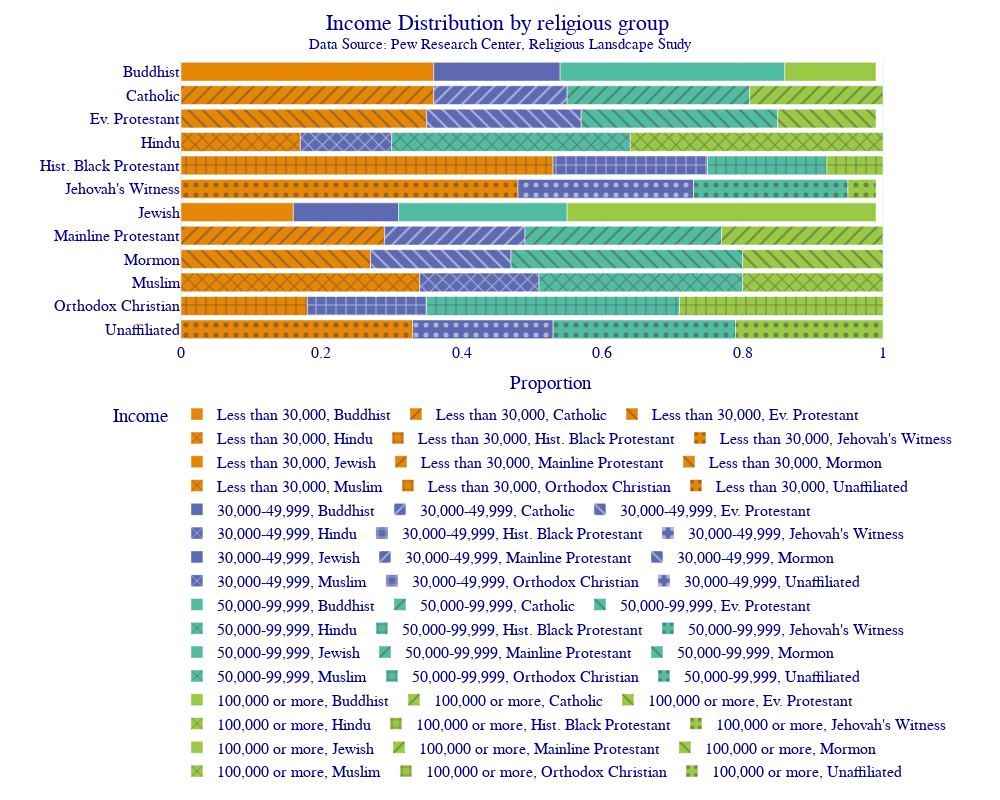

The cell this chart's notebook holds for it:
### Markdown cell above
## Exercise 1

Make your own version of the plot above. Here are some changes you should try:

* Change the font family - some common fonts to try:
  
        ["Arial",
        "Balto",
        "Courier New",
        "Droid Sans",
        "Droid Serif",
        "Droid Sans Mono",
        "Gravitas One",
        "Old Standard TT",
        "Open Sans",
        "Overpass",
        "PT Sans Narrow",
        "Raleway",
        "Times New Roman"]

* Move the legend to somewhere else.

* Change the template and the color.

* Advanced - look up how you can change the pattern_shape or pattern_shape_sequence.

### Code cell
fig = px.bar(DF_new,
             y='religion',
             x='proportion',
             color='income',
             pattern_shape = "religion",
             color_discrete_sequence=px.colors.qualitative.Vivid,
             category_orders={'income' : ['Less than 30,000', '30,000-49,999', '50,000-99,999', '100,000 or more']})

fig.update_layout(template="plotly_white",
                  title='Income Distribution by religious group <br><sup>Data Source: Pew Research Center, Religious Lansdcape Study</sup>',
                  title_x=0.5,
                  yaxis={'categoryorder': 'category descending'},
                  xaxis_title="Proportion",
                  yaxis_title="",
                  legend_title='Income',
                  legend={'orientation':"h",'yanchor':"top",'y':-0.2, 'xanchor':"right",'x':1.05},
                  font={'family':"Comic Sans, monospace",'size':16,'color':"Darkblue"},
                  autosize=False,
                  width=1000,
                  height=800)

fig.show()

### Figure 1 — Plotly figure (JSON) as saved in the notebook; plotly's stock layout.template omitted (floating-point values rounded to 4 significant figures)
{"data": [{"hovertemplate": "income=Less than 30,000<br>religion=%{y}<br>proportion=%{x}<extra></extra>", "legendgroup": "Less than 30,000, Buddhist", "marker": {"color": "rgb(229, 134, 6)", "pattern": {"shape": ""}}, "name": "Less than 30,000, Buddhist", "orientation": "h", "showlegend": true, "textposition": "auto", "type": "bar", "x": [0.36], "xaxis": "x", "y": ["Buddhist"], "yaxis": "y"}, {"hovertemplate": "income=Less than 30,000<br>religion=%{y}<br>proportion=%{x}<extra></extra>", "legendgroup": "Less than 30,000, Catholic", "marker": {"color": "rgb(229, 134, 6)", "pattern": {"shape": "/"}}, "name": "Less than 30,000, Catholic", "orientation": "h", "showlegend": true, "textposition": "auto", "type": "bar", "x": [0.36], "xaxis": "x", "y": ["Catholic"], "yaxis": "y"}, {"hovertemplate": "income=Less than 30,000<br>religion=%{y}<br>proportion=%{x}<extra></extra>", "legendgroup": "Less than 30,000, Ev. Protestant", "marker": {"color": "rgb(229, 134, 6)", "pattern": {"shape": "\\"}}, "name": "Less than 30,000, Ev. Protestant", "orientation": "h", "showlegend": true, "textposition": "auto", "type": "bar", "x": [0.35], "xaxis": "x", "y": ["Ev. Protestant"], "yaxis": "y"}, {"hovertemplate": "income=Less than 30,000<br>religion=%{y}<br>proportion=%{x}<extra></extra>", "legendgroup": "Less than 30,000, Hindu", "marker": {"color": "rgb(229, 134, 6)", "pattern": {"shape": "x"}}, "name": "Less than 30,000, Hindu", "orientation": "h", "showlegend": true, "textposition": "auto", "type": "bar", "x": [0.17], "xaxis": "x", "y": ["Hindu"], "yaxis": "y"}, {"hovertemplate": "income=Less than 30,000<br>religion=%{y}<br>proportion=%{x}<extra></extra>", "legendgroup": "Less than 30,000, Hist. Black Protestant", "marker": {"color": "rgb(229, 134, 6)", "pattern": {"shape": "+"}}, "name": "Less than 30,000, Hist. Black Protestant", "orientation": "h", "showlegend": true, "textposition": "auto", "type": "bar", "x": [0.53], "xaxis": "x", "y": ["Hist. Black Protestant"], "yaxis": "y"}, {"hovertemplate": "income=Less than 30,000<br>religion=%{y}<br>proportion=%{x}<extra></extra>", "legendgroup": "Less than 30,000, Jehovah's Witness", "marker": {"color": "rgb(229, 134, 6)", "pattern": {"shape": "."}}, "name": "Less than 30,000, Jehovah's Witness", "orientation": "h", "showlegend": true, "textposition": "auto", "type": "bar", "x": [0.48], "xaxis": "x", "y": ["Jehovah's Witness"], "yaxis": "y"}, {"hovertemplate": "income=Less than 30,000<br>religion=%{y}<br>proportion=%{x}<extra></extra>", "legendgroup": "Less than 30,000, Jewish", "marker": {"color": "rgb(229, 134, 6)", "pattern": {"shape": ""}}, "name": "Less than 30,000, Jewish", "orientation": "h", "showlegend": true, "textposition": "auto", "type": "bar", "x": [0.16], "xaxis": "x", "y": ["Jewish"], "yaxis": "y"}, {"hovertemplate": "income=Less than 30,000<br>religion=%{y}<br>proportion=%{x}<extra></extra>", "legendgroup": "Less than 30,000, Mainline Protestant", "marker": {"color": "rgb(229, 134, 6)", "pattern": {"shape": "/"}}, "name": "Less than 30,000, Mainline Protestant", "orientation": "h", "showlegend": true, "textposition": "auto", "type": "bar", "x": [0.29], "xaxis": "x", "y": ["Mainline Protestant"], "yaxis": "y"}, {"hovertemplate": "income=Less than 30,000<br>religion=%{y}<br>proportion=%{x}<extra></extra>", "legendgroup": "Less than 30,000, Mormon", "marker": {"color": "rgb(229, 134, 6)", "pattern": {"shape": "\\"}}, "name": "Less than 30,000, Mormon", "orientation": "h", "showlegend": true, "textposition": "auto", "type": "bar", "x": [0.27], "xaxis": "x", "y": ["Mormon"], "yaxis": "y"}, {"hovertemplate": "income=Less than 30,000<br>religion=%{y}<br>proportion=%{x}<extra></extra>", "legendgroup": "Less than 30,000, Muslim", "marker": {"color": "rgb(229, 134, 6)", "pattern": {"shape": "x"}}, "name": "Less than 30,000, Muslim", "orientation": "h", "showlegend": true, "textposition": "auto", "type": "bar", "x": [0.34], "xaxis": "x", "y": ["Muslim"], "yaxis": "y"}, {"hovertemplate": "income=Less than 30,000<br>religion=%{y}<br>proportion=%{x}<extra></extra>", "legendgroup": "Less than 30,000, Orthodox Christian", "marker": {"color": "rgb(229, 134, 6)", "pattern": {"shape": "+"}}, "name": "Less than 30,000, Orthodox Christian", "orientation": "h", "showlegend": true, "textposition": "auto", "type": "bar", "x": [0.18], "xaxis": "x", "y": ["Orthodox Christian"], "yaxis": "y"}, {"hovertemplate": "income=Less than 30,000<br>religion=%{y}<br>proportion=%{x}<extra></extra>", "legendgroup": "Less than 30,000, Unaffiliated", "marker": {"color": "rgb(229, 134, 6)", "pattern": {"shape": "."}}, "name": "Less than 30,000, Unaffiliated", "orientation": "h", "showlegend": true, "textposition": "auto", "type": "bar", "x": [0.33], "xaxis": "x", "y": ["Unaffiliated"], "yaxis": "y"}, {"hovertemplate": "income=30,000-49,999<br>religion=%{y}<br>proportion=%{x}<extra></extra>", "legendgroup": "30,000-49,999, Buddhist", "marker": {"color": "rgb(93, 105, 177)", "pattern": {"shape": ""}}, "name": "30,000-49,999, Buddhist", "orientation": "h", "showlegend": true, "textposition": "auto", "type": "bar", "x": [0.18], "xaxis": "x", "y": ["Buddhist"], "yaxis": "y"}, {"hovertemplate": "income=30,000-49,999<br>religion=%{y}<br>proportion=%{x}<extra></extra>", "legendgroup": "30,000-49,999, Catholic", "marker": {"color": "rgb(93, 105, 177)", "pattern": {"shape": "/"}}, "name": "30,000-49,999, Catholic", "orientation": "h", "showlegend": true, "textposition": "auto", "type": "bar", "x": [0.19], "xaxis": "x", "y": ["Catholic"], "yaxis": "y"}, {"hovertemplate": "income=30,000-49,999<br>religion=%{y}<br>proportion=%{x}<extra></extra>", "legendgroup": "30,000-49,999, Ev. Protestant", "marker": {"color": "rgb(93, 105, 177)", "pattern": {"shape": "\\"}}, "name": "30,000-49,999, Ev. Protestant", "orientation": "h", "showlegend": true, "textposition": "auto", "type": "bar", "x": [0.22], "xaxis": "x", "y": ["Ev. Protestant"], "yaxis": "y"}, {"hovertemplate": "income=30,000-49,999<br>religion=%{y}<br>proportion=%{x}<extra></extra>", "legendgroup": "30,000-49,999, Hindu", "marker": {"color": "rgb(93, 105, 177)", "pattern": {"shape": "x"}}, "name": "30,000-49,999, Hindu", "orientation": "h", "showlegend": true, "textposition": "auto", "type": "bar", "x": [0.13], "xaxis": "x", "y": ["Hindu"], "yaxis": "y"}, {"hovertemplate": "income=30,000-49,999<br>religion=%{y}<br>proportion=%{x}<extra></extra>", "legendgroup": "30,000-49,999, Hist. Black Protestant", "marker": {"color": "rgb(93, 105, 177)", "pattern": {"shape": "+"}}, "name": "30,000-49,999, Hist. Black Protestant", "orientation": "h", "showlegend": true, "textposition": "auto", "type": "bar", "x": [0.22], "xaxis": "x", "y": ["Hist. Black Protestant"], "yaxis": "y"}, {"hovertemplate": "income=30,000-49,999<br>religion=%{y}<br>proportion=%{x}<extra></extra>", "legendgroup": "30,000-49,999, Jehovah's Witness", "marker": {"color": "rgb(93, 105, 177)", "pattern": {"shape": "."}}, "name": "30,000-49,999, Jehovah's Witness", "orientation": "h", "showlegend": true, "textposition": "auto", "type": "bar", "x": [0.25], "xaxis": "x", "y": ["Jehovah's Witness"], "yaxis": "y"}, {"hovertemplate": "income=30,000-49,999<br>religion=%{y}<br>proportion=%{x}<extra></extra>", "legendgroup": "30,000-49,999, Jewish", "marker": {"color": "rgb(93, 105, 177)", "pattern": {"shape": ""}}, "name": "30,000-49,999, Jewish", "orientation": "h", "showlegend": true, "textposition": "auto", "type": "bar", "x": [0.15], "xaxis": "x", "y": ["Jewish"], "yaxis": "y"}, {"hovertemplate": "income=30,000-49,999<br>religion=%{y}<br>proportion=%{x}<extra></extra>", "legendgroup": "30,000-49,999, Mainline Protestant", "marker": {"color": "rgb(93, 105, 177)", "pattern": {"shape": "/"}}, "name": "30,000-49,999, Mainline Protestant", "orientation": "h", "showlegend": true, "textposition": "auto", "type": "bar", "x": [0.2], "xaxis": "x", "y": ["Mainline Protestant"], "yaxis": "y"}, {"hovertemplate": "income=30,000-49,999<br>religion=%{y}<br>proportion=%{x}<extra></extra>", "legendgroup": "30,000-49,999, Mormon", "marker": {"color": "rgb(93, 105, 177)", "pattern": {"shape": "\\"}}, "name": "30,000-49,999, Mormon", "orientation": "h", "showlegend": true, "textposition": "auto", "type": "bar", "x": [0.2], "xaxis": "x", "y": ["Mormon"], "yaxis": "y"}, {"hovertemplate": "income=30,000-49,999<br>religion=%{y}<br>proportion=%{x}<extra></extra>", "legendgroup": "30,000-49,999, Muslim", "marker": {"color": "rgb(93, 105, 177)", "pattern": {"shape": "x"}}, "name": "30,000-49,999, Muslim", "orientation": "h", "showlegend": true, "textposition": "auto", "type": "bar", "x": [0.17], "xaxis": "x", "y": ["Muslim"], "yaxis": "y"}, {"hovertemplate": "income=30,000-49,999<br>religion=%{y}<br>proportion=%{x}<extra></extra>", "legendgroup": "30,000-49,999, Orthodox Christian", "marker": {"color": "rgb(93, 105, 177)", "pattern": {"shape": "+"}}, "name": "30,000-49,999, Orthodox Christian", "orientation": "h", "showlegend": true, "textposition": "auto", "type": "bar", "x": [0.17], "xaxis": "x", "y": ["Orthodox Christian"], "yaxis": "y"}, {"hovertemplate": "income=30,000-49,999<br>religion=%{y}<br>proportion=%{x}<extra></extra>", "legendgroup": "30,000-49,999, Unaffiliated", "marker": {"color": "rgb(93, 105, 177)", "pattern": {"shape": "."}}, "name": "30,000-49,999, Unaffiliated", "orientation": "h", "showlegend": true, "textposition": "auto", "type": "bar", "x": [0.2], "xaxis": "x", "y": ["Unaffiliated"], "yaxis": "y"}, {"hovertemplate": "income=50,000-99,999<br>religion=%{y}<br>proportion=%{x}<extra></extra>", "legendgroup": "50,000-99,999, Buddhist", "marker": {"color": "rgb(82, 188, 163)", "pattern": {"shape": ""}}, "name": "50,000-99,999, Buddhist", "orientation": "h", "showlegend": true, "textposition": "auto", "type": "bar", "x": [0.32], "xaxis": "x", "y": ["Buddhist"], "yaxis": "y"}, {"hovertemplate": "income=50,000-99,999<br>religion=%{y}<br>proportion=%{x}<extra></extra>", "legendgroup": "50,000-99,999, Catholic", "marker": {"color": "rgb(82, 188, 163)", "pattern": {"shape": "/"}}, "name": "50,000-99,999, Catholic", "orientation": "h", "showlegend": true, "textposition": "auto", "type": "bar", "x": [0.26], "xaxis": "x", "y": ["Catholic"], "yaxis": "y"}, {"hovertemplate": "income=50,000-99,999<br>religion=%{y}<br>proportion=%{x}<extra></extra>", "legendgroup": "50,000-99,999, Ev. Protestant", "marker": {"color": "rgb(82, 188, 163)", "pattern": {"shape": "\\"}}, "name": "50,000-99,999, Ev. Protestant", "orientation": "h", "showlegend": true, "textposition": "auto", "type": "bar", "x": [0.28], "xaxis": "x", "y": ["Ev. Protestant"], "yaxis": "y"}, {"hovertemplate": "income=50,000-99,999<br>religion=%{y}<br>proportion=%{x}<extra></extra>", "legendgroup": "50,000-99,999, Hindu", "marker": {"color": "rgb(82, 188, 163)", "pattern": {"shape": "x"}}, "name": "50,000-99,999, Hindu", "orientation": "h", "showlegend": true, "textposition": "auto", "type": "bar", "x": [0.34], "xaxis": "x", "y": ["Hindu"], "yaxis": "y"}, {"hovertemplate": "income=50,000-99,999<br>religion=%{y}<br>proportion=%{x}<extra></extra>", "legendgroup": "50,000-99,999, Hist. Black Protestant", "marker": {"color": "rgb(82, 188, 163)", "pattern": {"shape": "+"}}, "name": "50,000-99,999, Hist. Black Protestant", "orientation": "h", "showlegend": true, "textposition": "auto", "type": "bar", "x": [0.17], "xaxis": "x", "y": ["Hist. Black Protestant"], "yaxis": "y"}, {"hovertemplate": "income=50,000-99,999<br>religion=%{y}<br>proportion=%{x}<extra></extra>", "legendgroup": "50,000-99,999, Jehovah's Witness", "marker": {"color": "rgb(82, 188, 163)", "pattern": {"shape": "."}}, "name": "50,000-99,999, Jehovah's Witness", "orientation": "h", "showlegend": true, "textposition": "auto", "type": "bar", "x": [0.22], "xaxis": "x", "y": ["Jehovah's Witness"], "yaxis": "y"}, {"hovertemplate": "income=50,000-99,999<br>religion=%{y}<br>proportion=%{x}<extra></extra>", "legendgroup": "50,000-99,999, Jewish", "marker": {"color": "rgb(82, 188, 163)", "pattern": {"shape": ""}}, "name": "50,000-99,999, Jewish", "orientation": "h", "showlegend": true, "textposition": "auto", "type": "bar", "x": [0.24], "xaxis": "x", "y": ["Jewish"], "yaxis": "y"}, {"hovertemplate": "income=50,000-99,999<br>religion=%{y}<br>proportion=%{x}<extra></extra>", "legendgroup": "50,000-99,999, Mainline Protestant", "marker": {"color": "rgb(82, 188, 163)", "pattern": {"shape": "/"}}, "name": "50,000-99,999, Mainline Protestant", "orientation": "h", "showlegend": true, "textposition": "auto", "type": "bar", "x": [0.28], "xaxis": "x", "y": ["Mainline Protestant"], "yaxis": "y"}, {"hovertemplate": "income=50,000-99,999<br>religion=%{y}<br>proportion=%{x}<extra></extra>", "legendgroup": "50,000-99,999, Mormon", "marker": {"color": "rgb(82, 188, 163)", "pattern": {"shape": "\\"}}, "name": "50,000-99,999, Mormon", "orientation": "h", "showlegend": true, "textposition": "auto", "type": "bar", "x": [0.33], "xaxis": "x", "y": ["Mormon"], "yaxis": "y"}, {"hovertemplate": "income=50,000-99,999<br>religion=%{y}<br>proportion=%{x}<extra></extra>", "legendgroup": "50,000-99,999, Muslim", "marker": {"color": "rgb(82, 188, 163)", "pattern": {"shape": "x"}}, "name": "50,000-99,999, Muslim", "orientation": "h", "showlegend": true, "textposition": "auto", "type": "bar", "x": [0.29], "xaxis": "x", "y": ["Muslim"], "yaxis": "y"}, {"hovertemplate": "income=50,000-99,999<br>religion=%{y}<br>proportion=%{x}<extra></extra>", "legendgroup": "50,000-99,999, Orthodox Christian", "marker": {"color": "rgb(82, 188, 163)", "pattern": {"shape": "+"}}, "name": "50,000-99,999, Orthodox Christian", "orientation": "h", "showlegend": true, "textposition": "auto", "type": "bar", "x": [0.36], "xaxis": "x", "y": ["Orthodox Christian"], "yaxis": "y"}, {"hovertemplate": "income=50,000-99,999<br>religion=%{y}<br>proportion=%{x}<extra></extra>", "legendgroup": "50,000-99,999, Unaffiliated", "marker": {"color": "rgb(82, 188, 163)", "pattern": {"shape": "."}}, "name": "50,000-99,999, Unaffiliated", "orientation": "h", "showlegend": true, "textposition": "auto", "type": "bar", "x": [0.26], "xaxis": "x", "y": ["Unaffiliated"], "yaxis": "y"}, {"hovertemplate": "income=100,000 or more<br>religion=%{y}<br>proportion=%{x}<extra></extra>", "legendgroup": "100,000 or more, Buddhist", "marker": {"color": "rgb(153, 201, 69)", "pattern": {"shape": ""}}, "name": "100,000 or more, Buddhist", "orientation": "h", "showlegend": true, "textposition": "auto", "type": "bar", "x": [0.13], "xaxis": "x", "y": ["Buddhist"], "yaxis": "y"}, {"hovertemplate": "income=100,000 or more<br>religion=%{y}<br>proportion=%{x}<extra></extra>", "legendgroup": "100,000 or more, Catholic", "marker": {"color": "rgb(153, 201, 69)", "pattern": {"shape": "/"}}, "name": "100,000 or more, Catholic", "orientation": "h", "showlegend": true, "textposition": "auto", "type": "bar", "x": [0.19], "xaxis": "x", "y": ["Catholic"], "yaxis": "y"}, {"hovertemplate": "income=100,000 or more<br>religion=%{y}<br>proportion=%{x}<extra></extra>", "legendgroup": "100,000 or more, Ev. Protestant", "marker": {"color": "rgb(153, 201, 69)", "pattern": {"shape": "\\"}}, "name": "100,000 or more, Ev. Protestant", "orientation": "h", "showlegend": true, "textposition": "auto", "type": "bar", "x": [0.14], "xaxis": "x", "y": ["Ev. Protestant"], "yaxis": "y"}, {"hovertemplate": "income=100,000 or more<br>religion=%{y}<br>proportion=%{x}<extra></extra>", "legendgroup": "100,000 or more, Hindu", "marker": {"color": "rgb(153, 201, 69)", "pattern": {"shape": "x"}}, "name": "100,000 or more, Hindu", "orientation": "h", "showlegend": true, "textposition": "auto", "type": "bar", "x": [0.36], "xaxis": "x", "y": ["Hindu"], "yaxis": "y"}, {"hovertemplate": "income=100,000 or more<br>religion=%{y}<br>proportion=%{x}<extra></extra>", "legendgroup": "100,000 or more, Hist. Black Protestant", "marker": {"color": "rgb(153, 201, 69)", "pattern": {"shape": "+"}}, "name": "100,000 or more, Hist. Black Protestant", "orientation": "h", "showlegend": true, "textposition": "auto", "type": "bar", "x": [0.08], "xaxis": "x", "y": ["Hist. Black Protestant"], "yaxis": "y"}, {"hovertemplate": "income=100,000 or more<br>religion=%{y}<br>proportion=%{x}<extra></extra>", "legendgroup": "100,000 or more, Jehovah's Witness", "marker": {"color": "rgb(153, 201, 69)", "pattern": {"shape": "."}}, "name": "100,000 or more, Jehovah's Witness", "orientation": "h", "showlegend": true, "textposition": "auto", "type": "bar", "x": [0.04], "xaxis": "x", "y": ["Jehovah's Witness"], "yaxis": "y"}, {"hovertemplate": "income=100,000 or more<br>religion=%{y}<br>proportion=%{x}<extra></extra>", "legendgroup": "100,000 or more, Jewish", "marker": {"color": "rgb(153, 201, 69)", "pattern": {"shape": ""}}, "name": "100,000 or more, Jewish", "orientation": "h", "showlegend": true, "textposition": "auto", "type": "bar", "x": [0.44], "xaxis": "x", "y": ["Jewish"], "yaxis": "y"}, {"hovertemplate": "income=100,000 or more<br>religion=%{y}<br>proportion=%{x}<extra></extra>", "legendgroup": "100,000 or more, Mainline Protestant", "marker": {"color": "rgb(153, 201, 69)", "pattern": {"shape": "/"}}, "name": "100,000 or more, Mainline Protestant", "orientation": "h", "showlegend": true, "textposition": "auto", "type": "bar", "x": [0.23], "xaxis": "x", "y": ["Mainline Protestant"], "yaxis": "y"}, {"hovertemplate": "income=100,000 or more<br>religion=%{y}<br>proportion=%{x}<extra></extra>", "legendgroup": "100,000 or more, Mormon", "marker": {"color": "rgb(153, 201, 69)", "pattern": {"shape": "\\"}}, "name": "100,000 or more, Mormon", "orientation": "h", "showlegend": true, "textposition": "auto", "type": "bar", "x": [0.2], "xaxis": "x", "y": ["Mormon"], "yaxis": "y"}, {"hovertemplate": "income=100,000 or more<br>religion=%{y}<br>proportion=%{x}<extra></extra>", "legendgroup": "100,000 or more, Muslim", "marker": {"color": "rgb(153, 201, 69)", "pattern": {"shape": "x"}}, "name": "100,000 or more, Muslim", "orientation": "h", "showlegend": true, "textposition": "auto", "type": "bar", "x": [0.2], "xaxis": "x", "y": ["Muslim"], "yaxis": "y"}, {"hovertemplate": "income=100,000 or more<br>religion=%{y}<br>proportion=%{x}<extra></extra>", "legendgroup": "100,000 or more, Orthodox Christian", "marker": {"color": "rgb(153, 201, 69)", "pattern": {"shape": "+"}}, "name": "100,000 or more, Orthodox Christian", "orientation": "h", "showlegend": true, "textposition": "auto", "type": "bar", "x": [0.29], "xaxis": "x", "y": ["Orthodox Christian"], "yaxis": "y"}, {"hovertemplate": "income=100,000 or more<br>religion=%{y}<br>proportion=%{x}<extra></extra>", "legendgroup": "100,000 or more, Unaffiliated", "marker": {"color": "rgb(153, 201, 69)", "pattern": {"shape": "."}}, "name": "100,000 or more, Unaffiliated", "orientation": "h", "showlegend": true, "textposition": "auto", "type": "bar", "x": [0.21], "xaxis": "x", "y": ["Unaffiliated"], "yaxis": "y"}], "layout": {"autosize": false, "barmode": "relative", "font": {"color": "Darkblue", "family": "Comic Sans, monospace", "size": 16}, "height": 800, "legend": {"orientation": "h", "title": {"text": "Income"}, "tracegroupgap": 0, "x": 1.05, "xanchor": "right", "y": -0.2, "yanchor": "top"}, "margin": {"t": 60}, "title": {"text": "Income Distribution by religious group <br><sup>Data Source: Pew Research Center, Religious Lansdcape Study</sup>", "x": 0.5}, "width": 1000, "xaxis": {"anchor": "y", "domain": [0, 1], "title": {"text": "Proportion"}}, "yaxis": {"anchor": "x", "categoryarray": ["Unaffiliated", "Orthodox Christian", "Muslim", "Mormon", "Mainline Protestant", "Jewish", "Jehovah's Witness", "Hist. Black Protestant", "Hindu", "Ev. Protestant", "Catholic", "Buddhist"], "categoryorder": "category descending", "domain": [0, 1], "title": {"text": ""}}}}
